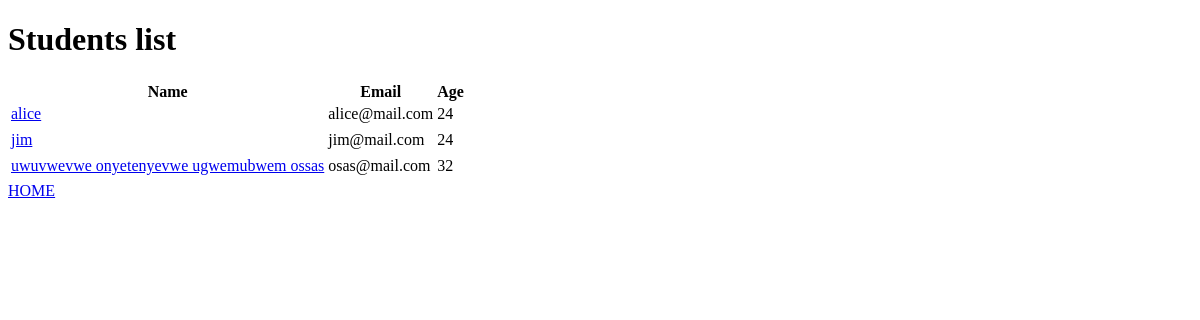
The app's page /studentslist, older data.
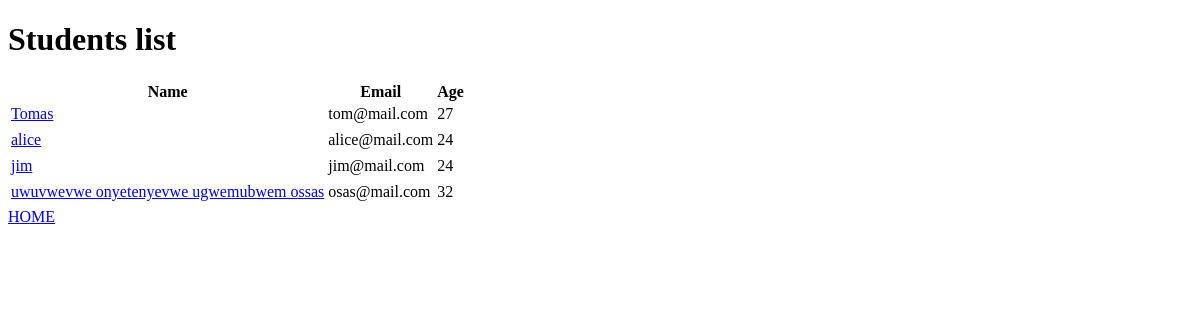
The same page, newer data.
### log/models.py (models this page shows)
class Student(models.Model):
	name = models.CharField(max_length=20)
	age = models.IntegerField()
	email = models.EmailField()
	courses = models.ManyToManyField(Course)

### log/views.py (the view)
# urls.py: path("studentslist", views.studentslist),
def studentslist(request):
	students = Student.objects.all().order_by('name')
	return render(request, "log/studentslist.html",{"students":students})

### templates/log/studentslist.html (shortened to what this page needs)
<!DOCTYPE html>
<html lang="en">
<head>
</head>
<body>
	<h1>Students list</h1>
	{% if students.count > 0 %}
	<table>
		<tr><th>Name</th><th>Email</th><th>Age</th></tr>
		{% for student in students %}
			<tr><td><a href="student_info/{{student.id}}">{{student.name}}</a></td><td>{{student.email}}</td><td>{{student.age}}</td></tr><td></a></td>
		{% endfor %}
	</table>
	{% endif %}
	<a href="/">HOME</a>
</body>
</html>

Row changes from the older to the newer data that the page shows:
added Student: name "Tomas", email "tom@mail.com", age "27"
